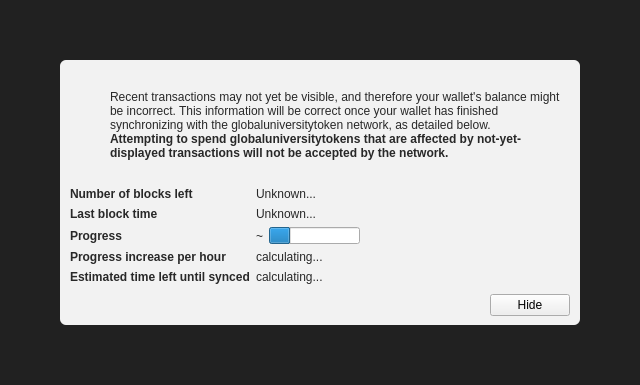
<?xml version="1.0" encoding="UTF-8"?>
<ui version="4.0">
 <class>ModalOverlay</class>
 <widget class="ModalOverlay" name="ModalOverlay">
  <property name="geometry">
   <rect>
    <x>0</x>
    <y>0</y>
    <width>640</width>
    <height>385</height>
   </rect>
  </property>
  <property name="windowTitle">
   <string>Form</string>
  </property>
  <layout class="QVBoxLayout" name="verticalLayout" stretch="0">
   <property name="sizeConstraint">
    <enum>QLayout::SetDefaultConstraint</enum>
   </property>
   <property name="leftMargin">
    <number>0</number>
   </property>
   <property name="topMargin">
    <number>0</number>
   </property>
   <property name="rightMargin">
    <number>0</number>
   </property>
   <property name="bottomMargin">
    <number>0</number>
   </property>
   <item>
    <widget class="QWidget" name="bgWidget" native="true">
     <property name="styleSheet">
      <string notr="true">#bgWidget { background: rgba(0,0,0,220); }</string>
     </property>
     <layout class="QVBoxLayout" name="verticalLayoutMain" stretch="1">
      <property name="leftMargin">
       <number>60</number>
      </property>
      <property name="topMargin">
       <number>60</number>
      </property>
      <property name="rightMargin">
       <number>60</number>
      </property>
      <property name="bottomMargin">
       <number>60</number>
      </property>
      <item>
       <widget class="QWidget" name="contentWidget" native="true">
        <property name="styleSheet">
         <string notr="true">#contentWidget { background: rgba(255,255,255,240); border-radius: 6px; }

QLabel { color: rgb(40,40,40);  }</string>
        </property>
        <layout class="QVBoxLayout" name="verticalLayoutSub" stretch="1,0,0,0">
         <property name="spacing">
          <number>0</number>
         </property>
         <property name="leftMargin">
          <number>10</number>
         </property>
         <property name="topMargin">
          <number>10</number>
         </property>
         <property name="rightMargin">
          <number>10</number>
         </property>
         <property name="bottomMargin">
          <number>10</number>
         </property>
         <item>
          <layout class="QHBoxLayout" name="horizontalLayoutIconText" stretch="0,1">
           <property name="topMargin">
            <number>20</number>
           </property>
           <item>
            <layout class="QVBoxLayout" name="verticalLayoutIcon">
             <property name="leftMargin">
              <number>0</number>
             </property>
             <item>
              <widget class="QPushButton" name="warningIcon">
               <property name="enabled">
                <bool>false</bool>
               </property>
               <property name="text">
                <string/>
               </property>
               <property name="icon">
                <iconset>
                 <normaloff>:/icons/warning</normaloff>
                 <disabledoff>:/icons/warning</disabledoff>:/icons/warning</iconset>
               </property>
               <property name="iconSize">
                <size>
                 <width>48</width>
                 <height>48</height>
                </size>
               </property>
               <property name="flat">
                <bool>true</bool>
               </property>
              </widget>
             </item>
             <item>
              <spacer name="verticalSpacerWarningIcon">
               <property name="orientation">
                <enum>Qt::Vertical</enum>
               </property>
               <property name="sizeHint" stdset="0">
                <size>
                 <width>20</width>
                 <height>40</height>
                </size>
               </property>
              </spacer>
             </item>
            </layout>
           </item>
           <item>
            <layout class="QVBoxLayout" name="verticalLayoutInfoText">
             <property name="leftMargin">
              <number>0</number>
             </property>
             <property name="topMargin">
              <number>0</number>
             </property>
             <item>
              <widget class="QLabel" name="infoText">
               <property name="text">
                <string>Recent transactions may not yet be visible, and therefore your wallet's balance might be incorrect. This information will be correct once your wallet has finished synchronizing with the globaluniversitytoken network, as detailed below.</string>
               </property>
               <property name="textFormat">
                <enum>Qt::RichText</enum>
               </property>
               <property name="wordWrap">
                <bool>true</bool>
               </property>
              </widget>
             </item>
             <item>
              <widget class="QLabel" name="infoTextStrong">
               <property name="font">
                <font>
                 <weight>75</weight>
                 <bold>true</bold>
                </font>
               </property>
               <property name="text">
                <string>Attempting to spend globaluniversitytokens that are affected by not-yet-displayed transactions will not be accepted by the network.</string>
               </property>
               <property name="textFormat">
                <enum>Qt::RichText</enum>
               </property>
               <property name="wordWrap">
                <bool>true</bool>
               </property>
              </widget>
             </item>
             <item>
              <spacer name="verticalSpacerInTextSpace">
               <property name="orientation">
                <enum>Qt::Vertical</enum>
               </property>
               <property name="sizeHint" stdset="0">
                <size>
                 <width>20</width>
                 <height>40</height>
                </size>
               </property>
              </spacer>
             </item>
            </layout>
           </item>
          </layout>
         </item>
         <item>
          <spacer name="verticalSpacerAfterText">
           <property name="orientation">
            <enum>Qt::Vertical</enum>
           </property>
           <property name="sizeHint" stdset="0">
            <size>
             <width>20</width>
             <height>40</height>
            </size>
           </property>
          </spacer>
         </item>
         <item>
          <layout class="QFormLayout" name="formLayout">
           <property name="fieldGrowthPolicy">
            <enum>QFormLayout::FieldsStayAtSizeHint</enum>
           </property>
           <property name="horizontalSpacing">
            <number>6</number>
           </property>
           <property name="verticalSpacing">
            <number>6</number>
           </property>
           <property name="topMargin">
            <number>10</number>
           </property>
           <item row="0" column="0">
            <widget class="QLabel" name="labelNumberOfBlocksLeft">
             <property name="font">
              <font>
               <weight>75</weight>
               <bold>true</bold>
              </font>
             </property>
             <property name="text">
              <string>Number of blocks left</string>
             </property>
            </widget>
           </item>
           <item row="0" column="1">
            <widget class="QLabel" name="numberOfBlocksLeft">
             <property name="text">
              <string>Unknown...</string>
             </property>
            </widget>
           </item>
           <item row="1" column="0">
            <widget class="QLabel" name="labelLastBlockTime">
             <property name="font">
              <font>
               <weight>75</weight>
               <bold>true</bold>
              </font>
             </property>
             <property name="text">
              <string>Last block time</string>
             </property>
            </widget>
           </item>
           <item row="1" column="1">
            <widget class="QLabel" name="newestBlockDate">
             <property name="sizePolicy">
              <sizepolicy hsizetype="Maximum" vsizetype="Preferred">
               <horstretch>0</horstretch>
               <verstretch>0</verstretch>
              </sizepolicy>
             </property>
             <property name="text">
              <string>Unknown...</string>
             </property>
            </widget>
           </item>
           <item row="2" column="0">
            <widget class="QLabel" name="labelSyncDone">
             <property name="font">
              <font>
               <weight>75</weight>
               <bold>true</bold>
              </font>
             </property>
             <property name="text">
              <string>Progress</string>
             </property>
            </widget>
           </item>
           <item row="2" column="1">
            <layout class="QHBoxLayout" name="horizontalLayoutSync" stretch="0,1">
             <item>
              <widget class="QLabel" name="percentageProgress">
               <property name="text">
                <string notr="true">~</string>
               </property>
              </widget>
             </item>
             <item>
              <widget class="QProgressBar" name="progressBar">
               <property name="value">
                <number>24</number>
               </property>
               <property name="format">
                <string/>
               </property>
              </widget>
             </item>
            </layout>
           </item>
           <item row="4" column="0">
            <widget class="QLabel" name="labelProgressIncrease">
             <property name="font">
              <font>
               <weight>75</weight>
               <bold>true</bold>
              </font>
             </property>
             <property name="text">
              <string>Progress increase per hour</string>
             </property>
            </widget>
           </item>
           <item row="4" column="1">
            <widget class="QLabel" name="progressIncreasePerH">
             <property name="text">
              <string>calculating...</string>
             </property>
            </widget>
           </item>
           <item row="5" column="0">
            <widget class="QLabel" name="labelEstimatedTimeLeft">
             <property name="font">
              <font>
               <weight>75</weight>
               <bold>true</bold>
              </font>
             </property>
             <property name="text">
              <string>Estimated time left until synced</string>
             </property>
            </widget>
           </item>
           <item row="5" column="1">
            <widget class="QLabel" name="expectedTimeLeft">
             <property name="text">
              <string>calculating...</string>
             </property>
            </widget>
           </item>
          </layout>
         </item>
         <item>
          <layout class="QHBoxLayout" name="horizontalLayoutButtons">
           <property name="leftMargin">
            <number>10</number>
           </property>
           <property name="topMargin">
            <number>10</number>
           </property>
           <item>
            <spacer name="horizontalSpacer">
             <property name="orientation">
              <enum>Qt::Horizontal</enum>
             </property>
             <property name="sizeHint" stdset="0">
              <size>
               <width>40</width>
               <height>20</height>
              </size>
             </property>
            </spacer>
           </item>
           <item>
            <widget class="QPushButton" name="closeButton">
             <property name="text">
              <string>Hide</string>
             </property>
            </widget>
           </item>
          </layout>
         </item>
        </layout>
       </widget>
      </item>
     </layout>
    </widget>
   </item>
  </layout>
 </widget>
 <customwidgets>
  <customwidget>
   <class>ModalOverlay</class>
   <extends>QWidget</extends>
   <header>modaloverlay.h</header>
   <container>1</container>
  </customwidget>
 </customwidgets>
 <resources/>
 <connections/>
</ui>
